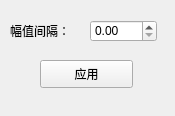
<?xml version="1.0" encoding="UTF-8"?>
<ui version="4.0">
 <class>ColorLevel_uiClass</class>
 <widget class="QWidget" name="ColorLevel_uiClass">
  <property name="geometry">
   <rect>
    <x>0</x>
    <y>0</y>
    <width>175</width>
    <height>116</height>
   </rect>
  </property>
  <property name="windowTitle">
   <string>ColorLevel_ui</string>
  </property>
  <widget class="QLabel" name="label">
   <property name="geometry">
    <rect>
     <x>10</x>
     <y>10</y>
     <width>81</width>
     <height>41</height>
    </rect>
   </property>
   <property name="text">
    <string>幅值间隔：</string>
   </property>
  </widget>
  <widget class="QPushButton" name="app_amp_interval_pushButton">
   <property name="geometry">
    <rect>
     <x>40</x>
     <y>60</y>
     <width>93</width>
     <height>28</height>
    </rect>
   </property>
   <property name="text">
    <string>应用</string>
   </property>
  </widget>
  <widget class="QDoubleSpinBox" name="amp_interval_doubleSpinBox">
   <property name="geometry">
    <rect>
     <x>90</x>
     <y>20</y>
     <width>67</width>
     <height>22</height>
    </rect>
   </property>
  </widget>
 </widget>
 <layoutdefault spacing="6" margin="11"/>
 <resources/>
 <connections/>
</ui>
